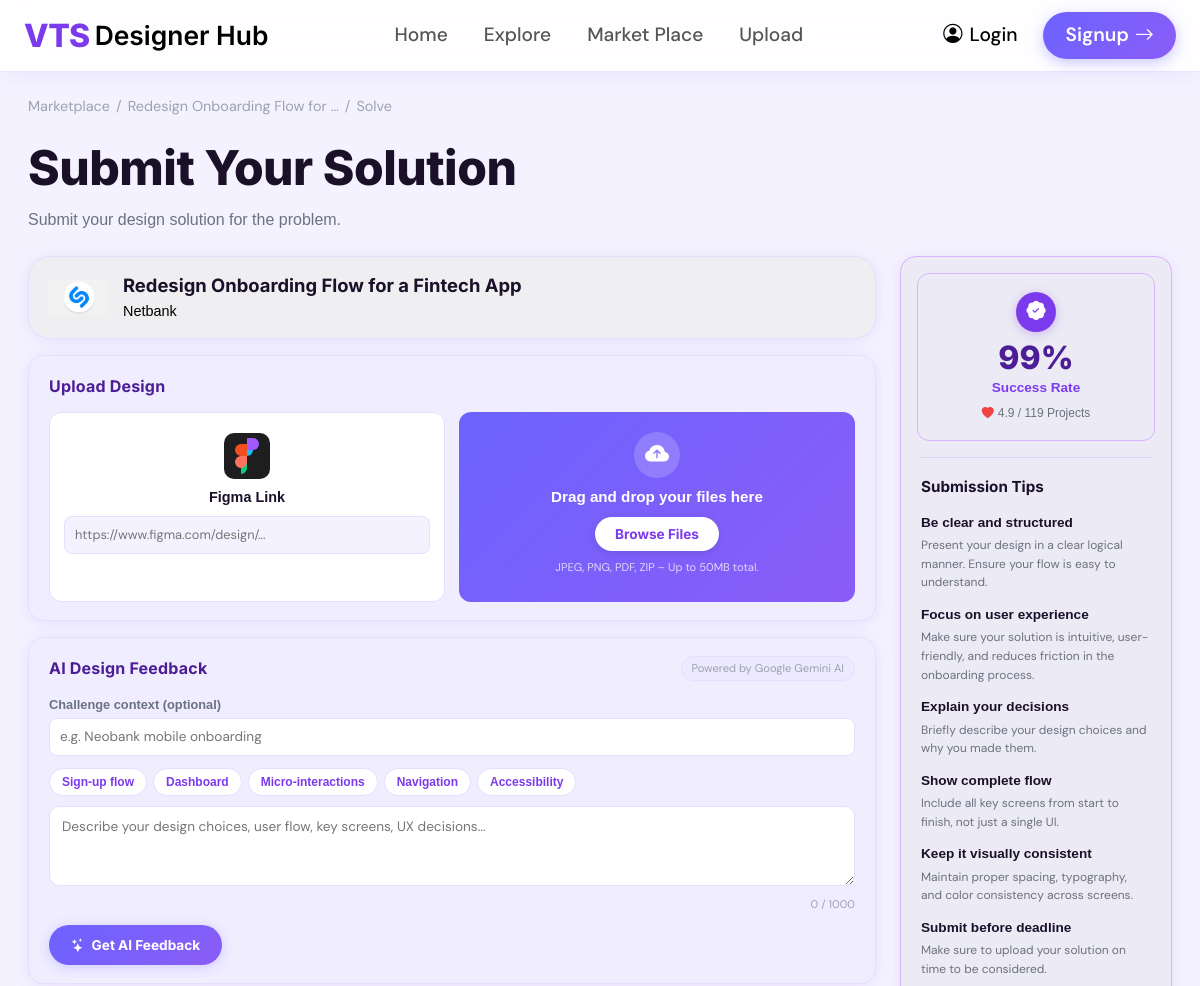
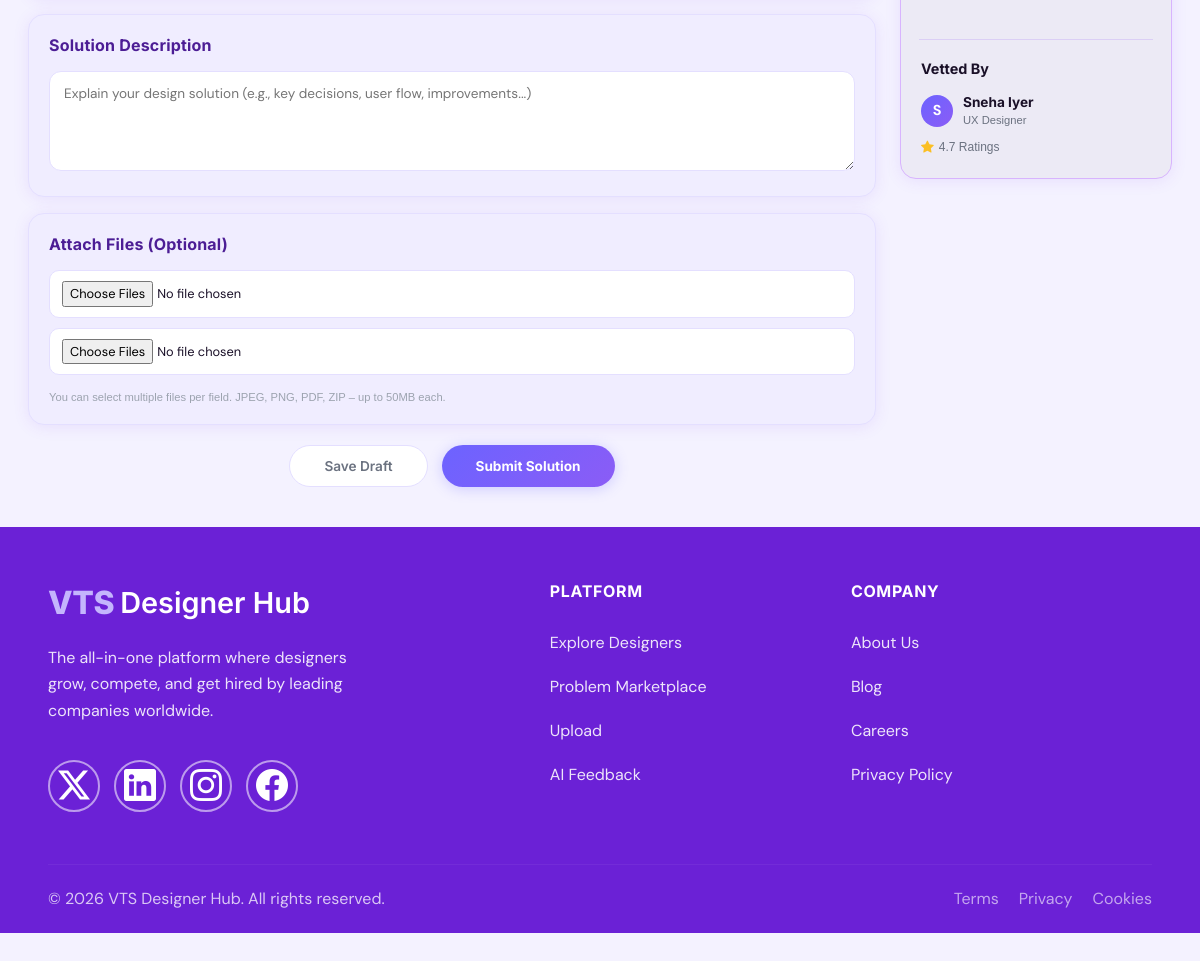
The app's page /submit-solution/317/ with its own data (2 pictures, top to bottom).
### hubapp/models.py (models this page shows, shortened)
class DesignCase(models.Model):
    STATUS_CHOICES = [
        ('open',     'Open'),
        ('progress', 'In Progress'),
        ('done',     'Completed'),
    ]
    DIFFICULTY_CHOICES = [
        ('easy',   'Easy'),
        ('medium', 'Medium'),
        ('hard',   'Hard'),
    ]
    order             = models.PositiveIntegerField(default=0)
    title             = models.CharField(max_length=200)
    description       = models.TextField()
    image             = models.ImageField(upload_to='cases/', blank=True, null=True)
    designer          = models.ForeignKey(Designer, on_delete=models.CASCADE)
    tags              = models.ManyToManyField(Tag, blank=True)
    is_featured       = models.BooleanField(default=False)
    is_trending       = models.BooleanField(default=False)
    is_challenge      = models.BooleanField(default=False)
    status            = models.CharField(max_length=20, choices=STATUS_CHOICES, default='open')
    difficulty        = models.CharField(max_length=20, choices=DIFFICULTY_CHOICES, default='easy')
    prize             = models.CharField(max_length=20, blank=True)
    problem_statement = models.TextField(blank=True)
    solution_summary  = models.TextField(blank=True)
    engagement_label  = models.CharField(max_length=60, blank=True)
    progress_pct      = models.PositiveIntegerField(default=0)
    company_name = models.CharField(max_length=100, blank=True, default="Netbank")
    company_description = models.TextField(blank=True, default="Netbank is a leading digital banking platform focused on delivering modern, secure, and user-friendly financial services.")
    deadline = models.CharField(max_length=50, blank=True, default="April 30, 2026")
    platform = models.CharField(max_length=100, blank=True, default="Mobile+Web")
    requirements = models.TextField(blank=True, help_text="Enter each requirement on a new line. They will be displayed as bullet points.")
    submission_guidelines = models.TextField(blank=True, help_text="Enter each guideline on a new line. They will be displayed as bullet points.")
    likes             = models.PositiveIntegerField(default=0)
    applicants        = models.PositiveIntegerField(default=0)
    days_left         = models.CharField(max_length=40, blank=True)
    preview_image = models.ImageField(upload_to='cases/previews/', blank=True, null=True,
    help_text="Final Design Preview image (shown in the Overview tab)")
    created_at        = models.DateTimeField(auto_now_add=True)
    class Meta:
        ordering = ['order', '-created_at']

class Designer(models.Model):
    name              = models.CharField(max_length=100)
    bio               = models.TextField(blank=True)
    profile_image     = models.ImageField(upload_to='designers/', blank=True, null=True)
    user = models.OneToOneField(
        User,
        on_delete=models.CASCADE,
        related_name='designer',
        null=True,      # temporarily allow null for existing designers that don't yet have a user
        blank=True
    )
    role              = models.CharField(max_length=100, default='UI/UX Designer')
    rating            = models.DecimalField(max_digits=3, decimal_places=1, default=4.9)
    projects_count = models.PositiveIntegerField(default=0, help_text="Manual project count (overrides automatic count from DesignCase)")
    location          = models.CharField(max_length=100, blank=True, default='San Francisco, CA')
    years_experience  = models.PositiveIntegerField(default=0)
    education         = models.TextField(blank=True, help_text="Degree, university, year")
    experience        = models.TextField(blank=True, help_text="Previous jobs (one per line)")
    achievements      = models.TextField(blank=True, help_text="Awards, certifications")
    skills = models.TextField(blank=True, help_text="Comma-separated list of skills, e.g. 'UI/UX, Figma, Web App'")
    achievements = models.TextField(blank=True, help_text="One achievement per line, e.g. 'Top Designer Award\nCompleted 25 Challenges'")
    availability = models.CharField(max_length=100, blank=True, default="Available for Hire, Quick Response, Open for Freelance/Full Time")
    problems_saved = models.CharField(max_length=20, blank=True, default="48K+")
    worked_companies = models.CharField(max_length=20, blank=True, default="15+")
    success_rate = models.PositiveIntegerField(default=99, help_text="Percentage, e.g. 99")
    featured_case     = models.ForeignKey(
        'DesignCase',
        on_delete=models.SET_NULL,
        null=True, blank=True,
        related_name='featured_for_designer',
        help_text="Select one of your design cases to feature on your profile"
    )
    class Meta:
        ordering = ['-rating']

### hubapp/views.py (the view)
# urls.py: path('submit-solution/<int:pk>/', views.submit_solution, name='submit_solution'),
def submit_solution(request, pk):
    problem = get_object_or_404(DesignCase, pk=pk)
    if request.method == "POST":
        return render(request, 'hubapp/submission_success_screen.html', {'problem': problem})
    return render(request, 'hubapp/submit_solution_page.html', {'problem': problem})

### hubapp/templates/hubapp/submit_solution_page.html (shortened to what this page needs)
{% extends 'hubapp/base.html' %}
{% load static %}
{% block extra_head %}
<link href="https://fonts.cdnfonts.com/css/sansation" rel="stylesheet">
<link rel="stylesheet" href="https://cdn.jsdelivr.net/npm/bootstrap-icons@1.11.3/font/bootstrap-icons.min.css">
{% endblock %}
{% block content %}
<div class="screen active" id="screen-form">
  <div class="page">
    <div class="bc">
      <a href="{% url 'marketplace' %}">Marketplace</a>
      <span class="bc-sep">/</span>
      <a href="{% url 'problem_detail' problem.id %}">{{ problem.title|truncatechars:30 }}</a>
      <span class="bc-sep">/</span>
      <span>Solve</span>
    </div>
    <div class="page-title">Submit Your Solution</div>
    <div class="page-sub">Submit your design solution for the problem.</div>
    <div class="main-grid">
      <div class="left">
        <div class="challenge-card">
          <img src="{% static 'hubapp/images/netbank.png' %}" alt="Netbank"
            style="width:60px;height:50px;object-fit:contain;">
          <div>
            <div class="ch-title">{{ problem.title }}</div>
            <div class="ch-sub">{{ problem.company_name|default:"Netbank" }}</div>
          </div>
        </div>
        <form method="post" enctype="multipart/form-data" id="solutionForm">
          <div class="sec-card">
            <div class="sec-label">Upload Design</div>
            <div class="upload-grid">
              <div class="figma-box">
                <div class="figma-logo">
                </div>
                <div class="figma-lbl">Figma Link</div>
                <input class="figma-input" id="figmaLink" type="text" name="figma_link"
                  placeholder="https://www.figma.com/design/...">
              </div>
              <div class="drop-box" id="dropZone" onclick="document.getElementById('fileHidden').click()">
                <div class="drop-icon"><i class="bi bi-cloud-arrow-up-fill"></i></div>
                <div class="drop-txt">Drag and drop your files here</div>
                <button type="button" class="btn-browse"
  onclick="event.stopPropagation(); document.getElementById('fileHidden').click();">
  Browse Files
</button>
                <div class="drop-hint">JPEG, PNG, PDF, ZIP – Up to 50MB total.</div>
              </div>
            </div>
          </div>
        </form>
        <div class="sec-card">
          <div class="ai-header">
            <div class="sec-label" style="margin-bottom:0;">AI Design Feedback</div>
            <span
              style="font-size:0.7rem;color:var(--text-3);background:var(--surface-2);padding:3px 10px;border-radius:20px;border:1px solid var(--border);">Powered
              by Google Gemini AI</span>
          </div>
          <div style="margin-bottom:12px;">
            <div class="ai-input-group">
              <label class="ai-input-label">Challenge context (optional)</label>
              <input class="ai-text-input" id="aiChallenge" type="text" placeholder="e.g. Neobank mobile onboarding"
                style="width:100%;">
            </div>
          </div>
          <div class="chip-row">
            <span class="ai-chip" onclick="appendChip('I focused on reducing friction in the sign-up flow.')">Sign-up flow</span>
            <span class="ai-chip" onclick="appendChip('I designed a dashboard with clear data hierarchy.')">Dashboard</span>
            <span class="ai-chip" onclick="appendChip('I used micro-interactions to improve user feedback.')">Micro-interactions</span>
            <span class="ai-chip" onclick="appendChip('I simplified navigation with a bottom tab bar.')">Navigation</span>
            <span class="ai-chip" onclick="appendChip('I followed accessibility best practices throughout.')">Accessibility</span>
          </div>
          <div class="ai-desc-wrap">
            <textarea class="ai-desc-textarea" id="aiDesc"
              placeholder="Describe your design choices, user flow, key screens, UX decisions..."
              oninput="updateAICount()"></textarea>
            <div class="char-count" id="aiCharCount">0 / 1000</div>
          </div>
          <button class="btn-feedback" id="feedbackBtn" onclick="getAIFeedback()">
            <i class="bi bi-stars"></i> Get AI Feedback
          </button>
        </div>
        <div class="sec-card">
          <div class="sec-label">Solution Description</div>
          <textarea class="desc-textarea" id="solutionDesc" name="description"
            placeholder="Explain your design solution (e.g., key decisions, user flow, improvements...)"></textarea>
        </div>
        <div class="sec-card">
          <div class="sec-label">Attach Files (Optional)</div>
          <input type="file" class="attach-input" name="attach1" accept=".jpg,.jpeg,.png,.pdf,.zip" multiple>
          <input type="file" class="attach-input" name="attach2" accept=".jpg,.jpeg,.png,.pdf,.zip" multiple>
          <span class="attach-hint">You can select multiple files per field. JPEG, PNG, PDF, ZIP – up to 50MB each.</span>
        </div>
        <div class="bottom-btns">
          <button class="btn-draft" onclick="saveDraft()">Save Draft</button>
          <button class="btn-submit" type="submit" form="solutionForm">Submit Solution</button>
        </div>
      </div>
      <div class="sidebar">
        <div class="combined-card">
          <div class="sr-box">
            <div class="sr-icon"><i class="bi bi-patch-check-fill"></i></div>
            <div class="sr-pct">{{ problem.designer.success_rate|default:"99" }}%</div>
            <div class="sr-lbl">Success Rate</div>
            <div class="sr-sub">
              <i class="bi bi-heart-fill"></i> {{ problem.designer.rating|default:"4.9" }} /
              {{ problem.designer.projects_count|default:"49" }} Projects
            </div>
          </div>
          <div class="section-divider"></div>
          <div class="tips-card">
            <div class="tips-title">Submission Tips</div>
            <div class="tip-item">
              <div class="tip-head">Be clear and structured</div>
              <div class="tip-body">Present your design in a clear logical manner. Ensure your flow is easy to understand.</div>
            </div>
            <div class="tip-item">
              <div class="tip-head">Focus on user experience</div>
              <div class="tip-body">Make sure your solution is intuitive, user-friendly, and reduces friction in the onboarding process.</div>
            </div>
            <div class="tip-item">
              <div class="tip-head">Explain your decisions</div>
              <div class="tip-body">Briefly describe your design choices and why you made them.</div>
            </div>
            <div class="tip-item">
              <div class="tip-head">Show complete flow</div>
              <div class="tip-body">Include all key screens from start to finish, not just a single UI.</div>
            </div>
            <div class="tip-item">
              <div class="tip-head">Keep it visually consistent</div>
              <div class="tip-body">Maintain proper spacing, typography, and color consistency across screens.</div>
            </div>
            <div class="tip-item">
              <div class="tip-head">Submit before deadline</div>
              <div class="tip-body">Make sure to upload your solution on time to be considered.</div>
            </div>
          </div>
          <div class="section-divider"></div>
          <div class="vetted-card">
            <div class="vetted-title">Vetted By</div>
            <div class="vet-row">
              <div class="vet-ava">S</div>
              <div>
                <div class="vet-name">Sneha Iyer</div>
                <div class="vet-role">UX Designer</div>
              </div>
            </div>
            <div class="vet-rating">
              <i class="bi bi-star-fill"></i>
              <span>4.7 Ratings</span>
            </div>
          </div>
        </div>
      </div>
    </div>
  </div>
</div>
{% endblock %}

### hubapp/static/hubapp/css/style.css (style rules this page uses)
body { font-family: 'DM Sans', sans-serif; background: linear-gradient(#F5F3FF, #EDE9EE); }

### hubapp/templates/hubapp/base.html (style rules this page uses)
:root { --primary: #7C3AED; --secondary: #4C1D95; --bg-grad-1: #F5F3FF; --bg-grad-2: #EDE9FE; --card-1: #C4B5FD; --card-2: #EEE9FF; --card-3: #E9E3FF; --text-primary: #000000; --text-secondary: #4C1D95; --btn-grad-1: #6C63FF; --btn-grad-2: #8B5CF6; --footer-bg: #6B21D6; --nav-height: 72px; }
*, *::before, *::after { box-sizing: border-box; margin: 0; padding: 0; }
html { scroll-behavior: smooth; }
body { font-family: 'DM Sans', sans-serif; color: var(--text-primary); background: linear-gradient(135deg, var(--bg-grad-1) 0%, var(--bg-grad-2) 100%); min-height: 100vh; display: flex; flex-direction: column; }

### records on screen
DesignCase: title "Redesign Onboarding Flow for …", title "Redesign Onboarding Flow for a Fintech App", company_name "Netbank", designer.success_rate "99", designer.rating "4.9", designer.projects_count "119"
